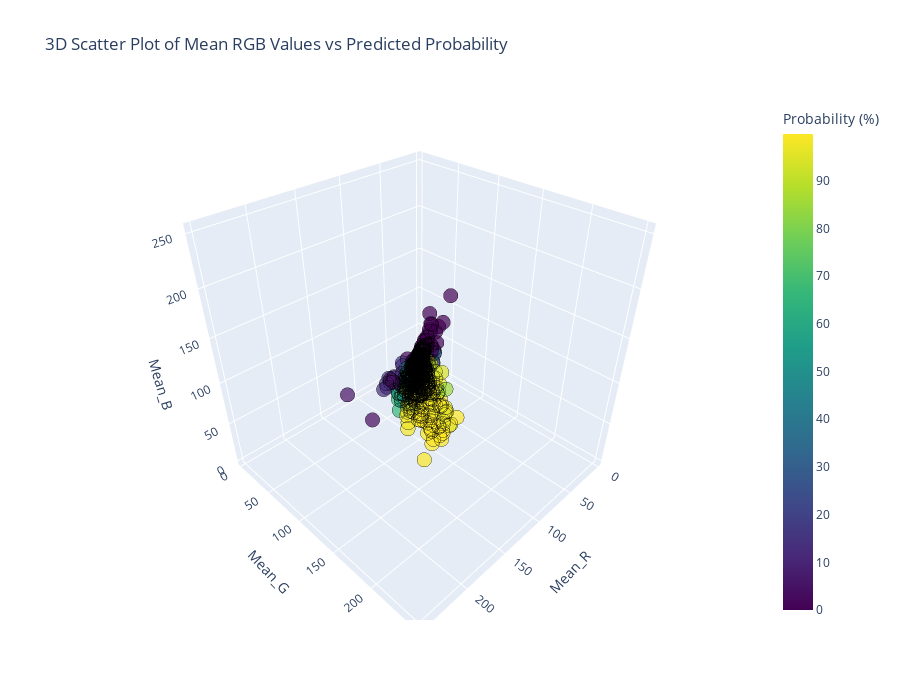

Write notebook code for a chart like this one.
### Code cell
plot_df = pd.DataFrame({
    'Mean_R': mean_rgb[:, 0],
    'Mean_G': mean_rgb[:, 1],
    'Mean_B': mean_rgb[:, 2],
    'Pred_Prob': y_pred_proba
})

fig = px.scatter_3d(
    plot_df, 
    x='Mean_R', 
    y='Mean_G', 
    z='Mean_B',
    color=y_pred_proba.flatten() * 100, 
    color_continuous_scale='Viridis', 
    title='3D Scatter Plot of Mean RGB Values vs Predicted Probability'
)


fig.update_traces(marker=dict(size=5,opacity=0.7,line=dict(color='black',width=0.5)))
fig.update_coloraxes(colorbar_title="Probability (%)")

fig.update_layout(width=900,height=700,scene=dict(aspectmode='manual',aspectratio=dict(x=1, y=1, z=1)  ))

fig.show()

### Figure 1 — Plotly figure (JSON) as saved in the notebook; plotly's stock layout.template omitted (floating-point values rounded to 4 significant figures; data arrays with more than 128 entries replaced by an {"elided": "..."} marker saying what was removed)
{"data": [{"hovertemplate": "Mean_R=%{x}<br>Mean_G=%{y}<br>Mean_B=%{z}<br>color=%{marker.color}<extra></extra>", "legendgroup": "", "marker": {"color": {"elided": "713 float values"}, "coloraxis": "coloraxis", "line": {"color": "black", "width": 0.5}, "opacity": 0.7, "size": 5, "symbol": "circle"}, "mode": "markers", "name": "", "scene": "scene", "showlegend": false, "type": "scatter3d", "x": {"elided": "713 float values"}, "y": {"elided": "713 float values"}, "z": {"elided": "713 float values"}}], "layout": {"coloraxis": {"colorbar": {"title": {"text": "Probability (%)"}}, "colorscale": [[0, "#440154"], [0.1111, "#482878"], [0.2222, "#3e4989"], [0.3333, "#31688e"], [0.4444, "#26828e"], [0.5556, "#1f9e89"], [0.6667, "#35b779"], [0.7778, "#6ece58"], [0.8889, "#b5de2b"], [1, "#fde725"]]}, "height": 700, "legend": {"tracegroupgap": 0}, "scene": {"aspectmode": "manual", "aspectratio": {"x": 1, "y": 1, "z": 1}, "domain": {"x": [0, 1], "y": [0, 1]}, "xaxis": {"title": {"text": "Mean_R"}}, "yaxis": {"title": {"text": "Mean_G"}}, "zaxis": {"title": {"text": "Mean_B"}}}, "title": {"text": "3D Scatter Plot of Mean RGB Values vs Predicted Probability"}, "width": 900}}
